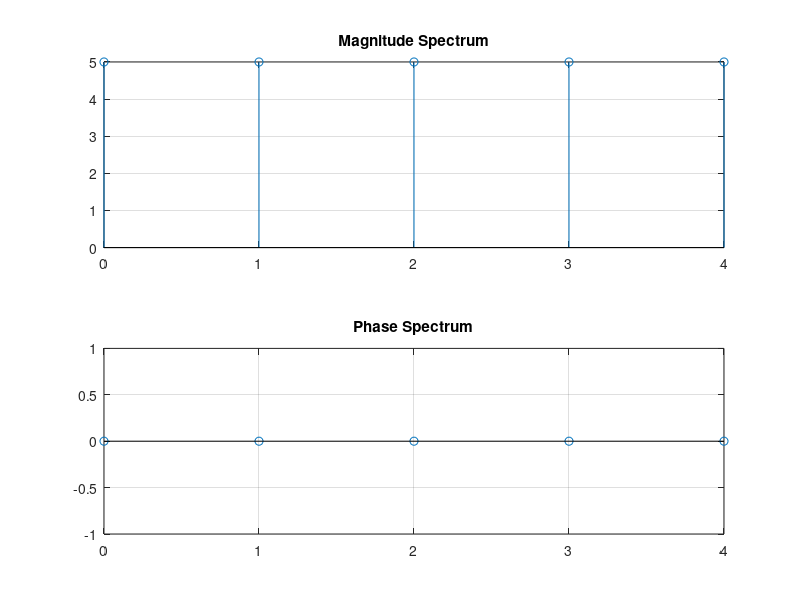

The MATLAB script that drew this image:
% DFT program without function
clc;close all;clear all;
x=input('Enter the sequence x= ');
N=input('Enter the length of the DFT N= ');
len=length(x);
if N>len
    x=[x zeros(1,N-len)];
elseif N<len
    x=x(1:N);
end
i=sqrt(-1);
w=exp(-i*2*pi/N);
n=0:(N-1);
k=0:(N-1);
nk=n'*k;
W=w.^nk;
X=x*W;
disp(X);
subplot(211);
stem(k,abs(X));
grid on;
title('Magnitude Spectrum');
subplot(212);
stem(k,angle(X));
title('Phase Spectrum');
grid on;

w1 = exp(i*2*pi/N);
n=0:N-1;
k=0:N-1;
nk=n'*k;
W1=w1.^nk;
X1=(X*W1)/N;
disp("IDFT");
disp(X1);


